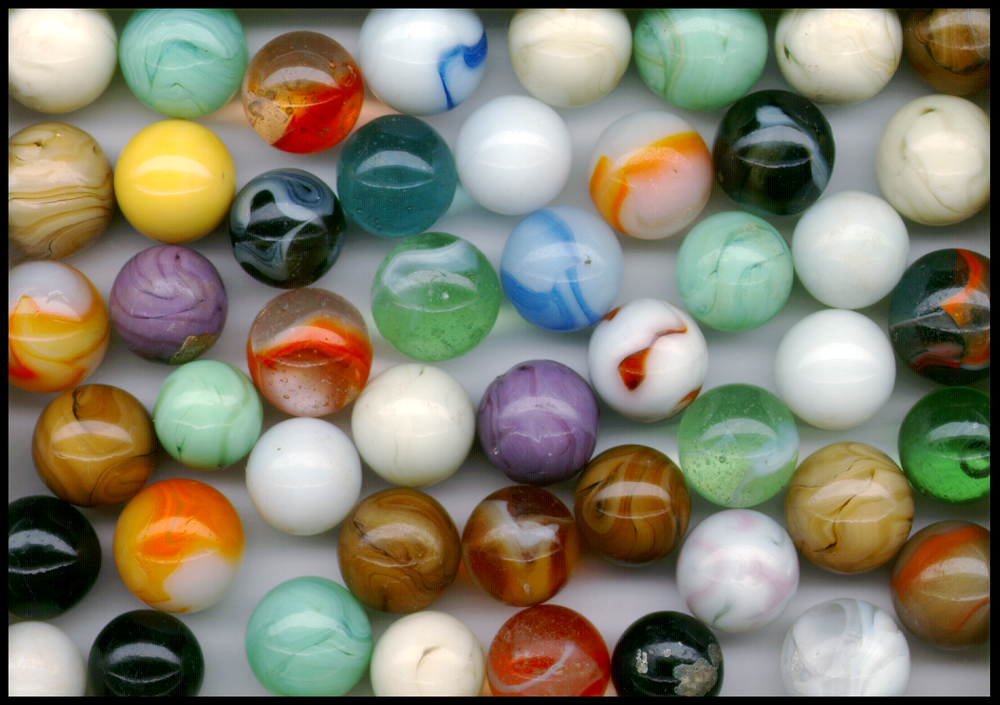
%> input picture master Image compression Matlab-pub/MARBLES.TIF, 1000 x 705 px, shrunk from 1419 x 1001 before the run
$ octave --eval "result = im_prep('MARBLES.TIF');"   (GNU Octave 9; MATLAB toolbox functions it lacks are replaced by stand-ins)
%> lines starting %> are read from the running program, lines starting %| are printed output that depends on the picture
%This code reads image file, changes depth of color and pixel of image
%
%
%
%

% clc;
% clf;
% close all;s
% clear all;
% sprintf('Make sure directory of image file and executing MATLAB script file is same')
% x=input('enter the file name  ')% return string to x (keep input string inside single quotation mark)
%
function [R1,G1,B1,R2,G2,B2,RGB,GR,GG,GB,GRGGGB,Gray1,Gray2]=im_prep(x)
%> called with x = 'MARBLES.TIF'
try
    Image=double(imread(x));%image read returns cell containing pixel value, double for large depth color
    imfinfo(x)%displays info of image
   % [6 lines of commented-out code are left out]
        R1=double(Image(1:200,1:200,1));
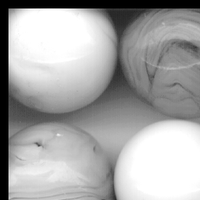
%> R1: size 200x200 double; min 0, max 255, mean 166.1
        G1=double(Image(1:200,1:200,2));
        B1=double(Image(1:200,1:200,3));
        %conversion to variable uint8(0-255) for displaying and processing
        R2=double(Image(1:200,1:200,1));
        G2=double(Image(1:200,1:200,2));
        B2=double(Image(1:200,1:200,3));
        RGB=cat(3,R2,G2,B2); %concatenate fragment matrix
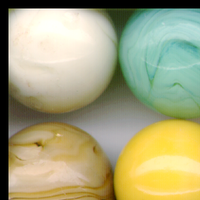
%> RGB: size 200x200x3 double; mean R, G, B 166.1, 164.6, 125
        %gamma corrected value
        GR1=(R1.^2.22)*0.001153;
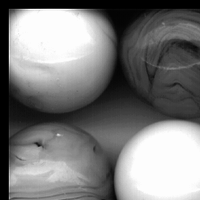
%> GR1: size 200x200 double; min 0, max 253.7, mean 122.9
        GG2=(G1.^2.22)*0.001153;
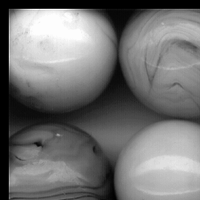
%> GG2: size 200x200 double; min 0, max 253.7, mean 115.9
        GB3=(B1.^2.22)*0.001153;
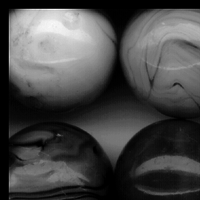
%> GB3: size 200x200 double; min 0, max 249.3, mean 72.4
        %conversion to uint8(0-255)for displaying and processing
        GR=GR1;
        GG=GG2;
        GB=GB3;
        GRGGGB=cat(3,GR1,GG2,GB3);
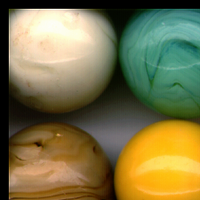
%> GRGGGB: size 200x200x3 double; mean R, G, B 122.9, 115.9, 72.4

   % elseif SamplePerPixel==1 && Rows>200 && Columns>200
%       Gray=double(Image(:,:));
        %Using 200*2000 pixel of image to perform image compression
        %Rec.ITU-R BT.601-7 calculates
        Gray1=0.299 * R1 + 0.587 * G1 + 0.114 * B1;
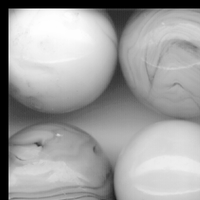
%> Gray1: size 200x200 double; min 0, max 254.8, mean 160.6
        Gray2=Gray1;

catch ME
    error=sprintf('Check \n Function: %s \n At line: %d \n Possible cause:%s \n Image file should be RGB or gray scale without pixel less than 200*200 '...
        , ME.stack(1).name, ME.stack(1).line, ME.message)

   close all

end
end

$ run again, on master Image compression Matlab-pub/m_bike_racer_color_24.png
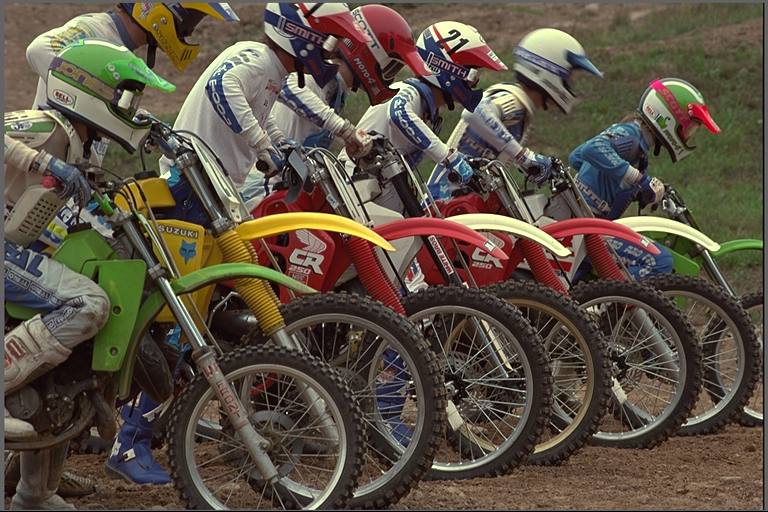
%> input picture master Image compression Matlab-pub/m_bike_racer_color_24.png, 768 x 512 px
%> in im_prep, `GRGGGB=cat(3,GR1,GG2,GB3);`:
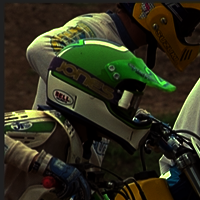
%> GRGGGB: size 200x200x3 double; mean R, G, B 48.5, 47.8, 30.1
%> in im_prep, `Gray1=0.299 * R1 + 0.587 * G1 + 0.114 * B1;`:
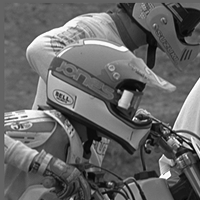
%> Gray1: size 200x200 double; min 0.886, max 255, mean 103.3
